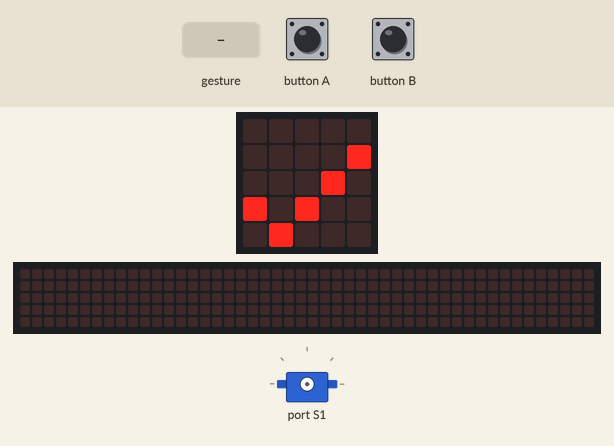
This program was run on a simulated BBC micro:bit (MakeCode). On the bench: the board's 5×5 LED display, a strip that is not on the board, showing the scrolling text unrolled, servo. The inputs (shaded band) are chosen by the test bench. A tilt is held for 1.5 s and a shake lasts 1 s, then the board lies face up again; the 48×5 strip is a reading aid, not a part: it shows the text the display is scrolling, unrolled, one strip-width of it at a time.

Above: at 1.5 s.
At 9.4 s:
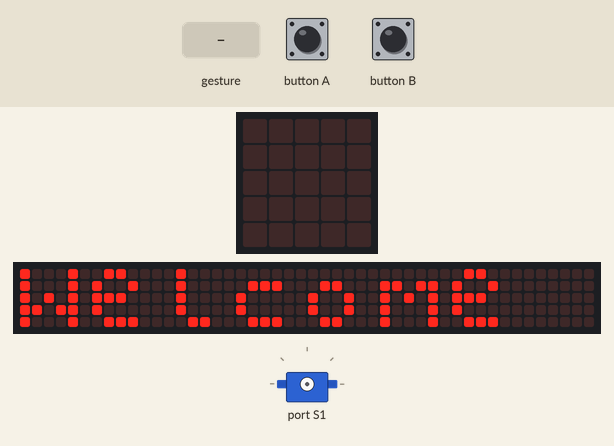
11.1 s: gesture 'shake'
At 11.7 s:
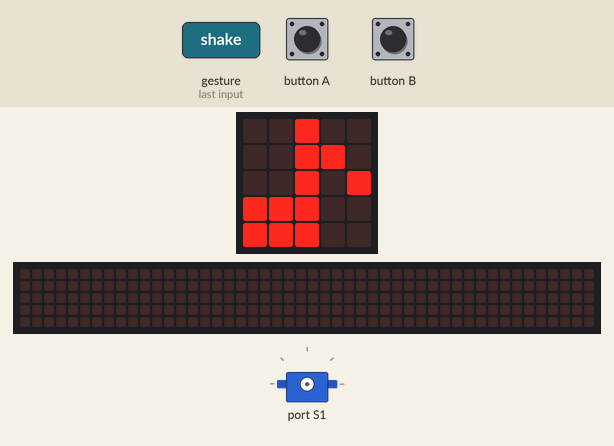
13.4 s: button A pressed for 0.15 s
At 13.62 s:
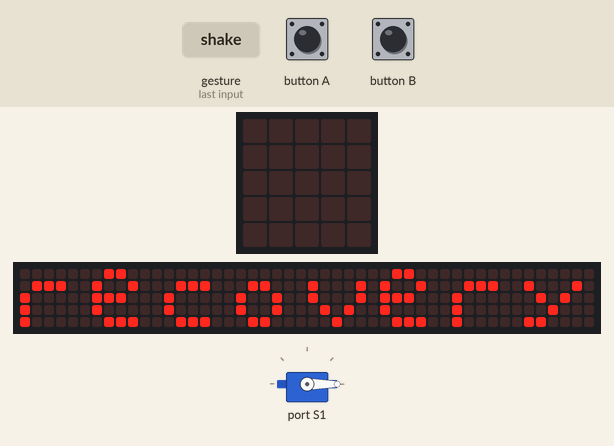

The program:

main.ts
```typescript
input.onButtonPressed(Button.A, function () {
    basic.showString("recovery")
    robotbit.Servo(robotbit.Servos.S1, 0)
    basic.clearScreen()
})
input.onGesture(Gesture.Shake, function () {
    basic.showIcon(IconNames.EigthNote)
    for (let index = 0; index < 2; index++) {
        robotbit.Servo(robotbit.Servos.S1, 0)
        robotbit.Servo(robotbit.Servos.S1, 90)
        robotbit.Servo(robotbit.Servos.S1, 0)
    }
    basic.clearScreen()
})
input.onButtonPressed(Button.B, function () {
    basic.showString("new location")
    robotbit.Servo(robotbit.Servos.S1, 90)
    basic.clearScreen()
})
basic.showIcon(IconNames.No)
basic.showLeds(`
    . # # . .
    # . . # .
    . . . # .
    . . # . .
    . . # . .
    `)
basic.showLeds(`
    # . . . #
    . # . # .
    . . . . .
    . # # # .
    # . . . #
    `)
basic.showIcon(IconNames.Yes)
basic.showIcon(IconNames.Happy)
basic.showString("Welcome")
basic.clearScreen()
basic.forever(function () {

})
```

test.ts
```typescript
// 在這裡測試；當此封包作為擴充功能時，將不會編譯此內容。
```

Measured:
- after the input at 11.1 s, the display: changes after 0.20 s (image 2)
- after the input at 13.4 s, the display: changes after 0.15 s (image 3)
- what the display in image 0 shows lasts 0.6 s, from 1.4 s to 2.0 s
- what the display in image 1 shows lasts 0.4 s, from 9.4 s to 9.8 s
